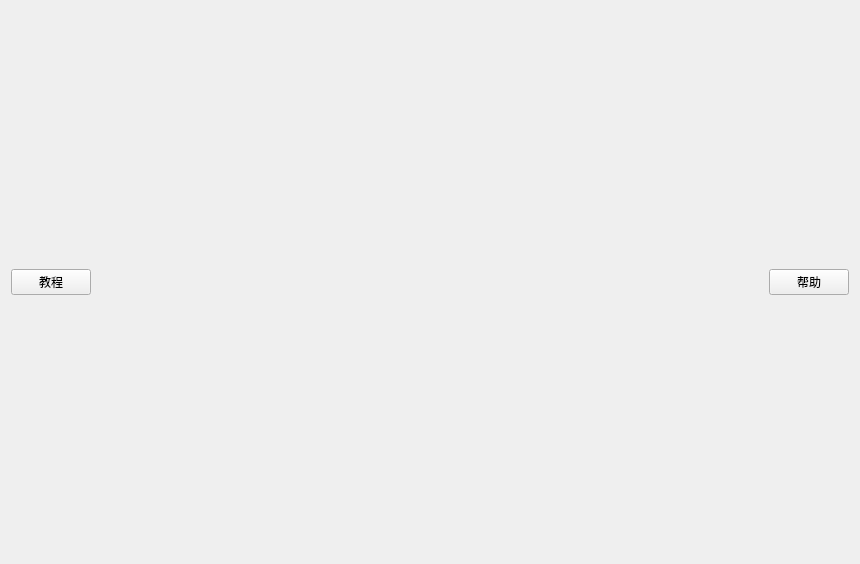
<?xml version="1.0" encoding="UTF-8"?>
<ui version="4.0">
 <class>welcome_mdle</class>
 <widget class="QWidget" name="welcome_mdle">
  <property name="geometry">
   <rect>
    <x>0</x>
    <y>0</y>
    <width>860</width>
    <height>564</height>
   </rect>
  </property>
  <property name="windowTitle">
   <string>Form</string>
  </property>
  <layout class="QHBoxLayout" name="horizontalLayout" stretch="1,11,1">
   <item>
    <widget class="QPushButton" name="ui_start">
     <property name="text">
      <string>教程</string>
     </property>
    </widget>
   </item>
   <item>
    <layout class="QVBoxLayout" name="ui_show"/>
   </item>
   <item>
    <widget class="QPushButton" name="ui_help">
     <property name="text">
      <string>帮助</string>
     </property>
    </widget>
   </item>
  </layout>
 </widget>
 <resources/>
 <connections/>
</ui>
